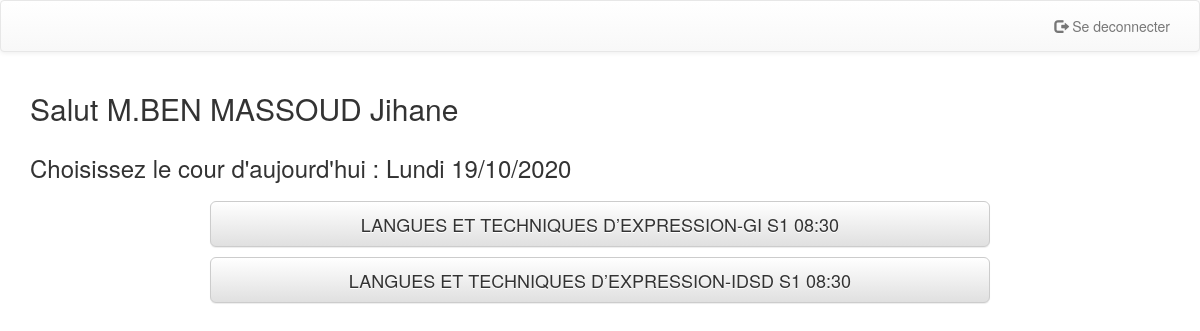
/accueil.php (signed in), run on the app's committed database.
### tables this page shows
CREATE TABLE IF NOT EXISTS `programme` (
  `ID` int(11) NOT NULL AUTO_INCREMENT,
  `ID_cours` int(11) NOT NULL,
  `heur` time NOT NULL,
  `jour` varchar(50) NOT NULL,
  PRIMARY KEY (`ID`)
);

CREATE TABLE IF NOT EXISTS `cours` (
  `ID` int(11) NOT NULL AUTO_INCREMENT,
  `ID_module` int(11) NOT NULL,
  `ID_user` int(11) NOT NULL,
  `nom` varchar(255) NOT NULL,
  `semistre` int(11) NOT NULL,
  `filiere` varchar(255) NOT NULL,
  PRIMARY KEY (`ID`)
);

### accueil.php (the view, shortened to what this page needs)
<?php
    include('inc/header.php');
     $bdd= new PDO('mysql:host=localhost;dbname=pfs','root','');
     $request = $bdd->prepare('SELECT c.nom,c.id_module,c.semistre,c.filiere,p.jour,p.heur FROM cours as c Inner Join programme as p on p.ID_cours = c.ID WHERE c.ID_user = ? and p.jour = ? ORDER BY p.heur DESc');
     $request->execute(array($_SESSION['ID'], date('D')));
?>
</head>
<body>
        <nav class="navbar navbar-default">
            <div class="container">
                <ul class="nav navbar-nav navbar-right">
                    <li><a href="inc/disc.php"><span class="glyphicon glyphicon-log-out"></span> Se deconnecter</a></li>
                </ul>
            </div>
        </nav>
        <div class="container">
            <div class="row">
                <?php
                    echo '<h2 class="text-left col-lg-8">Salut M.'.$_SESSION['nom'].' '.$_SESSION['prenom'].'</h2>
                    ';
                ?>
                <h3 class="text-left col-lg-8 ">Choisissez le cour d'aujourd'hui : <?php
                    switch(date('l')){
                        case 'Monday' : $day = 'Lundi'.' '.date('d/m/Y');break;
                    }
                    echo $day;
                ?></h3>
            </div>
                <?php
                    while($donnees= $request->fetch()){
                        echo    '
                            <form action="list.php" method="post">
                                    <div class="row">
                                        <input type="hidden" name="filiere" value="'.$donnees['filiere'].'">
                                        <input type="hidden" name="semistre" value="'.$donnees['semistre'].'">
                                        <input type="hidden" name="heur" value="'.$donnees['heur'].'">
                                        <button type="submit" class="text-center col-sm-8 col-sm-offset-2 btn btn-lg btn-default margin-top">'.$donnees['nom'].'-'.$donnees['filiere'].' S'.$donnees['semistre'].' '.date('H:i',strtotime($donnees['heur'])).'</button>
                                    </div>
                            </form>
                                ';
                    }
                ?>
        </div>
</body>
</html>

### inc/header.php (shortened to what this page needs)
<!DOCTYPE html>
<html lang="en">
<head>
    <link rel="stylesheet" href="https://stackpath.bootstrapcdn.com/bootstrap/3.4.1/css/bootstrap.min.css">
    <link rel="stylesheet" href="https://stackpath.bootstrapcdn.com/bootstrap/3.4.1/css/bootstrap-theme.min.css">
    <link rel="stylesheet" href="./style.css">

### style.css (style rules this page uses)
.margin-top { margin-top: 10px; }

### data on the page
programme: ID_cours.nom "LANGUES ET TECHNIQUES D’EXPRESSION", ID_cours.filiere "GI", ID_cours.semistre "1", heur "08:30"
programme: ID_cours.nom "LANGUES ET TECHNIQUES D’EXPRESSION", ID_cours.filiere "IDSD", ID_cours.semistre "1", heur "08:30"

### other printed values
$_SESSION['nom'] "BEN MASSOUD"
$_SESSION['prenom'] "Jihane"
$day "Lundi 19/10/2020"
